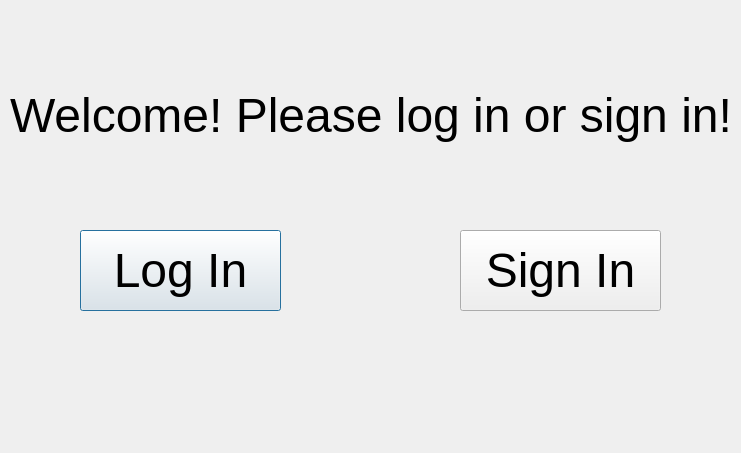
<?xml version="1.0" encoding="UTF-8"?>
<ui version="4.0">
 <class>notLoggedInWindow</class>
 <widget class="QDialog" name="notLoggedInWindow">
  <property name="geometry">
   <rect>
    <x>0</x>
    <y>0</y>
    <width>741</width>
    <height>453</height>
   </rect>
  </property>
  <property name="windowTitle">
   <string>Dialog</string>
  </property>
  <widget class="QLabel" name="label">
   <property name="geometry">
    <rect>
     <x>10</x>
     <y>0</y>
     <width>731</width>
     <height>231</height>
    </rect>
   </property>
   <property name="font">
    <font>
     <pointsize>36</pointsize>
    </font>
   </property>
   <property name="text">
    <string>Welcome! Please log in or sign in!</string>
   </property>
  </widget>
  <widget class="QPushButton" name="LogIn">
   <property name="geometry">
    <rect>
     <x>80</x>
     <y>230</y>
     <width>201</width>
     <height>81</height>
    </rect>
   </property>
   <property name="font">
    <font>
     <pointsize>36</pointsize>
    </font>
   </property>
   <property name="text">
    <string>Log In</string>
   </property>
  </widget>
  <widget class="QPushButton" name="SignIn">
   <property name="geometry">
    <rect>
     <x>460</x>
     <y>230</y>
     <width>201</width>
     <height>81</height>
    </rect>
   </property>
   <property name="font">
    <font>
     <pointsize>36</pointsize>
    </font>
   </property>
   <property name="text">
    <string>Sign In</string>
   </property>
   <property name="default">
    <bool>false</bool>
   </property>
  </widget>
  <widget class="QLabel" name="piclabel">
   <property name="geometry">
    <rect>
     <x>0</x>
     <y>40</y>
     <width>741</width>
     <height>451</height>
    </rect>
   </property>
   <property name="text">
    <string/>
   </property>
  </widget>
  <zorder>piclabel</zorder>
  <zorder>label</zorder>
  <zorder>LogIn</zorder>
  <zorder>SignIn</zorder>
 </widget>
 <resources/>
 <connections/>
</ui>
